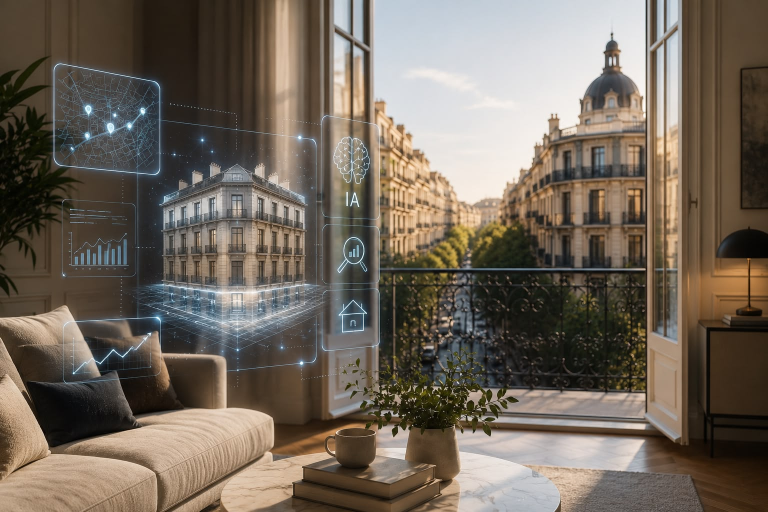
#> input picture email-banners/quien-es-sophiq-ia-hero.jpg, 1536 x 1024 px, found by its file name (shown at 1/2 size)
$ python build-quien-es-sophiq-ai-badge-en.py
#> lines starting #> are read from the running program, lines starting #| are printed output that depends on the picture; after the words box and inside, x2 and y2 are one past the last pixel; in counts of white or black regions, pixels touching at a corner belong together
"""Genera quien-es-sophiq-ia-hero-en.jpg: el badge "IA" del holograma pasa a "AI".

No se re-tipografia nada. Las dos letras son las mismas, solo cambia el orden,
asi que se extrae la mascara de opacidad de cada glifo (diferencia entre el
original y el panel reconstruido) y se vuelven a componer intercambiadas. Se
conserva el trazo exacto, el antialias y el brillo del original.

Medido sobre el original (1200x675): tinta del badge en x 907-924, y 253-272.
Palo de la "I" en x 907-908, "A" en x 913-924, hueco entre letras de 4 px.
"AI" recompone la A en 907-918 y la I en 923-924: mismo ancho total y mismo
hueco.
"""
from PIL import Image
import numpy as np
import cv2

SRC = '/Users/laraciordia/Claude/repos/sophiq-assets/email-banners/quien-es-sophiq-ia-hero.jpg'
DST = '/Users/laraciordia/Claude/repos/sophiq-assets/email-banners/quien-es-sophiq-ia-hero-en.jpg'

ROI = (900, 246, 932, 280)         # x0, y0, x1, y1
GLYPH_I = (907, 909)               # [x0, x1)
GLYPH_A = (913, 925)
SHIFT_A = -6                       # A: 913-924 -> 907-918
SHIFT_I = +16                      # I: 907-908 -> 923-924

im = Image.open(SRC).convert('RGB')
#> im is the input picture: PIL image 1536x1024 RGB; mean R, G, B 113.5, 102.9, 91
orig = np.asarray(im).astype(float)
lum = orig.sum(2) / 3
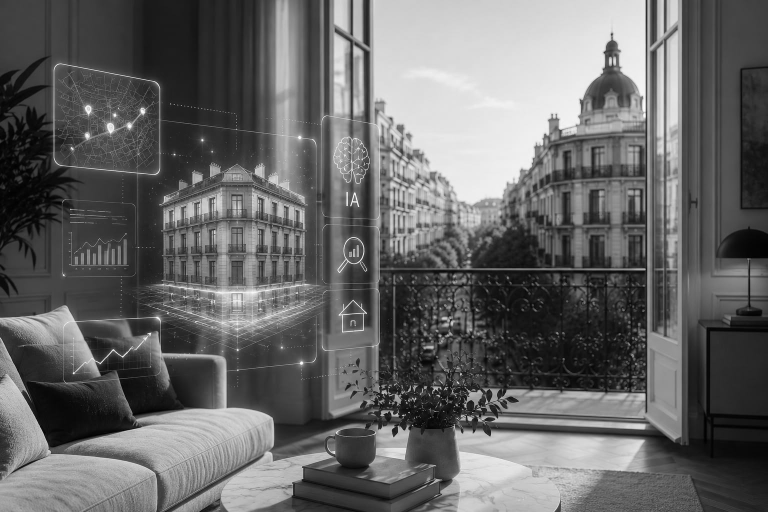
#> lum: shape (1024, 1536) float64 (shown at 1/2 size); min 0.333, max 255, mean 102.5

# ---- 1. Panel limpio, sin las letras ------------------------------------
mask = np.zeros(lum.shape, np.uint8)
x0, y0, x1, y1 = ROI
sub = lum[y0:y1, x0:x1]
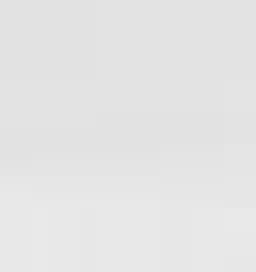
#> sub: shape (34, 32) float64 (shown 8 times larger); min 226, max 233.7, mean 228.7
mask[y0:y1, x0:x1] = (sub > 145).astype(np.uint8) * 255
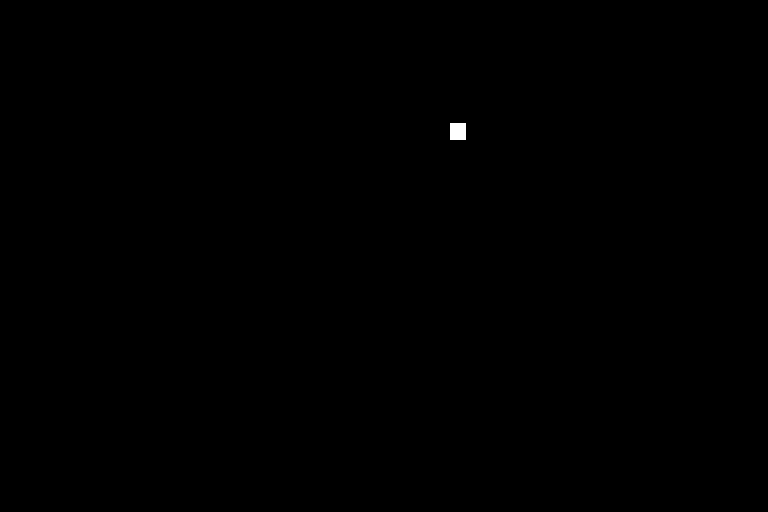
#> mask: shape (1024, 1536) (shown at 1/2 size); 0.07% white; 1 white region, box (x1, y1, x2, y2) and area: (900, 246, 932, 280) 1088
mask = cv2.dilate(mask, np.ones((3, 3), np.uint8), iterations=2)
#> mask: shape (1024, 1536); 0.09% white; 1 white region, box (x1, y1, x2, y2) and area: (898, 244, 934, 282) 1368
keep = np.zeros_like(mask); keep[y0:y1, x0:x1] = 255
mask = cv2.bitwise_and(mask, keep)
bgr = cv2.cvtColor(np.asarray(im), cv2.COLOR_RGB2BGR)
clean_bgr = cv2.inpaint(bgr, mask, 5, cv2.INPAINT_TELEA)
clean = cv2.cvtColor(clean_bgr, cv2.COLOR_BGR2RGB).astype(float)
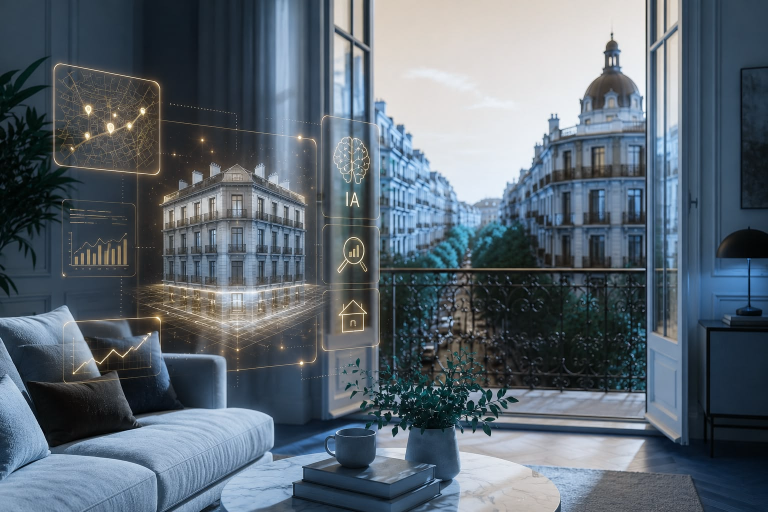
#> clean: shape (1024, 1536, 3) float64 (shown at 1/2 size); mean B, G, R 113.5, 102.9, 91

# ---- 2. Opacidad de cada glifo -----------------------------------------
clean_lum = clean.sum(2) / 3
alpha = np.clip((lum - clean_lum) / np.maximum(255.0 - clean_lum, 1.0), 0, 1)
alpha[alpha < 0.06] = 0            # el ruido del JPEG fuera de la letra

# color del trazo: media de los pixeles mas opacos
sel = alpha > 0.6
#> sel: shape (1024, 1536) bool; every value is 0
glyph_color = orig[sel].mean(0)
#> glyph_color = [nan, nan, nan]
print('color del trazo:', glyph_color.round(1), ' pixeles opacos:', int(sel.sum()))
#| color del trazo: [nan nan nan]  pixeles opacos: 0

# ---- 3. Recomponer AI ---------------------------------------------------
out = clean.copy()
new_alpha = np.zeros_like(alpha)
for (gx0, gx1), shift in [(GLYPH_A, SHIFT_A), (GLYPH_I, SHIFT_I)]:
    band = alpha[y0:y1, gx0:gx1]
    new_alpha[y0:y1, gx0 + shift:gx1 + shift] = np.maximum(
        new_alpha[y0:y1, gx0 + shift:gx1 + shift], band)

a3 = new_alpha[:, :, None]
out = out * (1 - a3) + glyph_color[None, None, :] * a3
#> out: shape (1024, 1536, 3) float64; every value is NaN or infinite
res = Image.fromarray(np.clip(out, 0, 255).astype(np.uint8))
#> res: PIL image 1536x1024 RGB; every value is 0
res.save(DST, quality=94, subsampling=0)
print('escrito', DST, res.size)
#| escrito /Users/laraciordia/Claude/repos/sophiq-assets/email-banners/quien-es-sophiq-ia-hero-en.jpg (1536, 1024)

# ---- 4. Comprobacion ----------------------------------------------------
a2 = np.asarray(res).astype(int); l2 = a2.sum(2) / 3
#> after `a2 = np.asarray(res).astype(int)`: a2: shape (1024, 1536, 3) int64; every value is 0
#> after `l2 = a2.sum(2) / 3`: l2: shape (1024, 1536) float64; every value is 0
m = l2[y0:y1, x0:x1] > 145
#> m: shape (34, 32) bool; every value is 0
xs = np.where(m.sum(0) > 0)[0]; ys = np.where(m.sum(1) > 0)[0]
#> after `xs = np.where(m.sum(0) > 0)[0]`: xs = empty array
#> after `ys = np.where(m.sum(1) > 0)[0]`: ys = empty array
#> (the run stopped early here; a loop or call above may not have finished)

$ run again, with email-banners/alc147-hero-email.jpg copied over email-banners/quien-es-sophiq-ia-hero.jpg
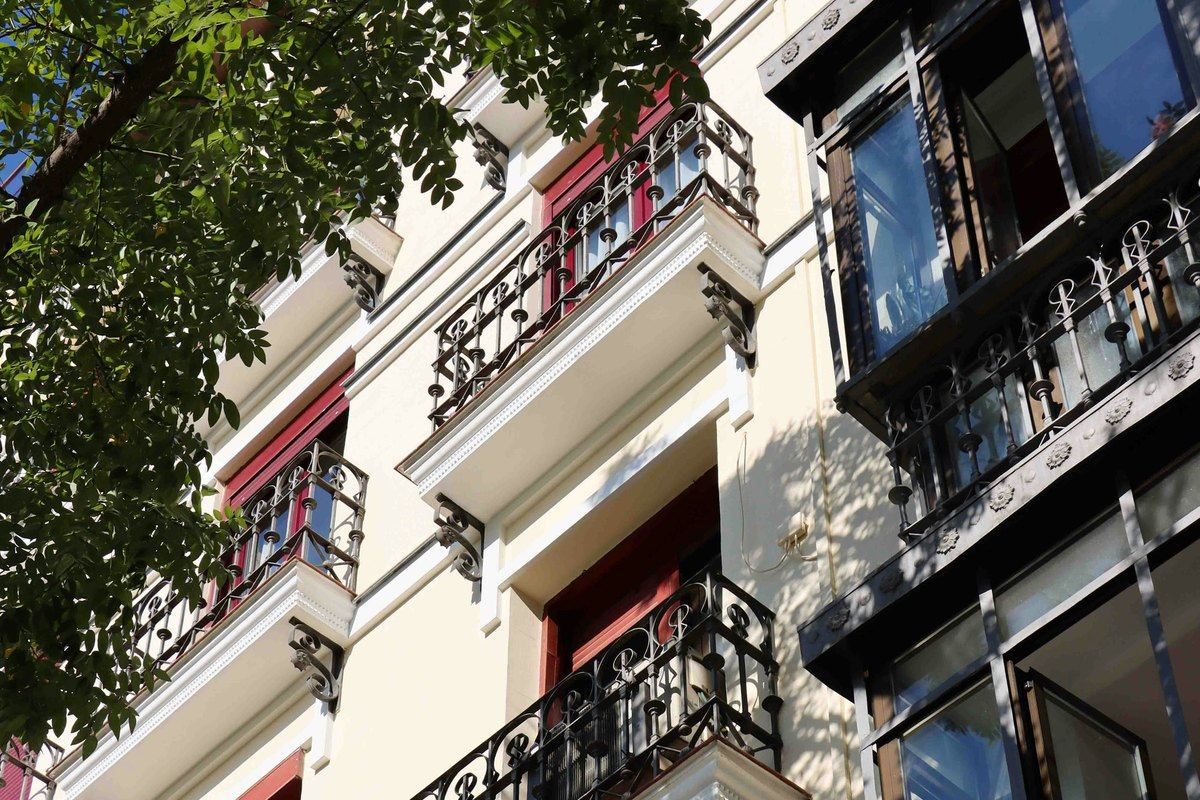
#> input picture email-banners/alc147-hero-email.jpg, 1200 x 800 px, found by its file name
#> im is the input picture: PIL image 1200x800 RGB; mean R, G, B 105.3, 102.6, 92.6
#> `lum = orig.sum(2) / 3`:
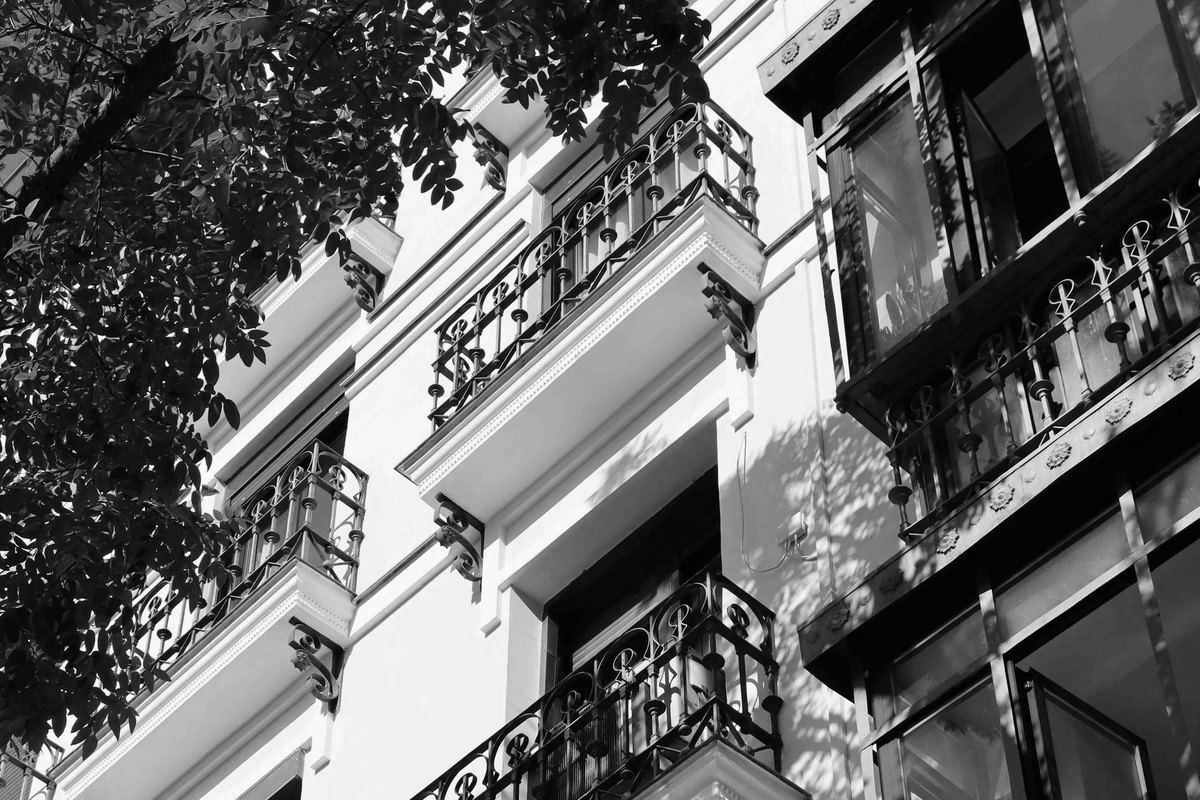
#> lum: shape (800, 1200) float64; min 0, max 255, mean 100.2
#> `clean = cv2.cvtColor(clean_bgr, cv2.COLOR_BGR2RGB).astype(float)`:
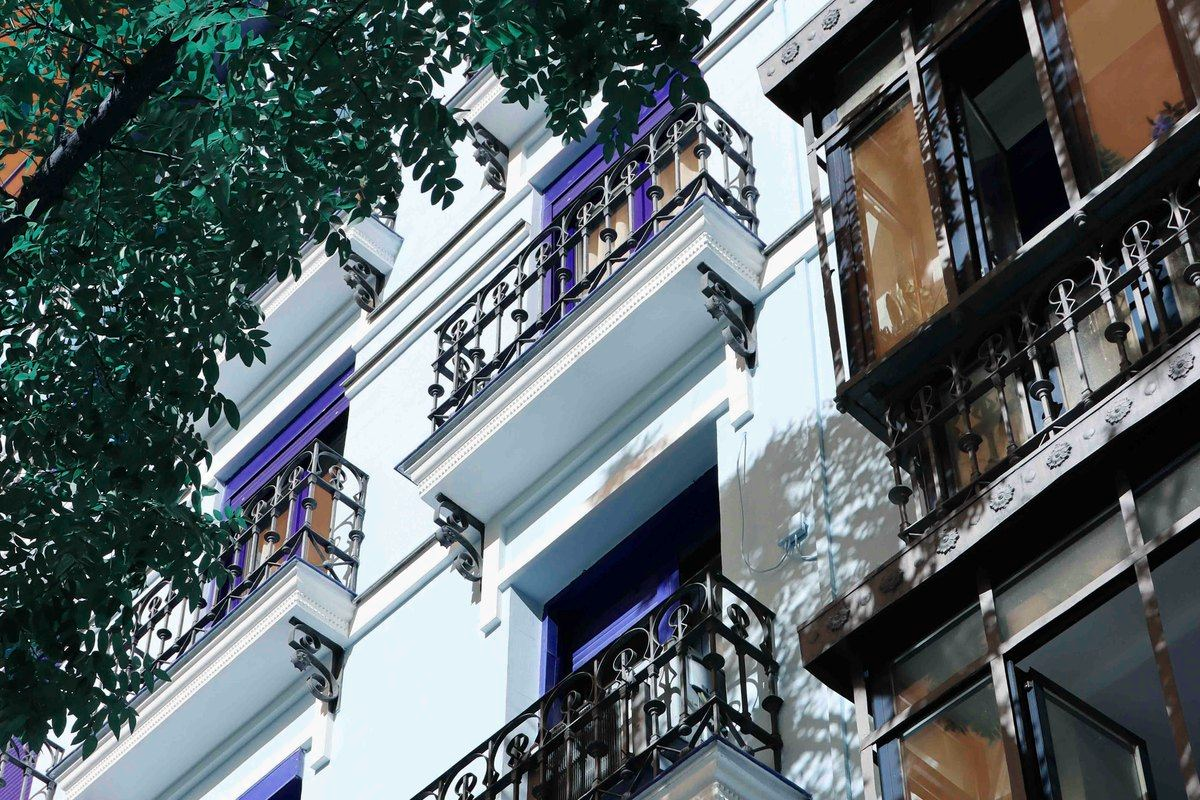
#> clean: shape (800, 1200, 3) float64; mean B, G, R 105.3, 102.6, 92.6
#> sel: shape (800, 1200) bool; every value is 0
#> glyph_color = [nan, nan, nan]
#| color del trazo: [nan nan nan]  pixeles opacos: 0
#> out: shape (800, 1200, 3) float64; every value is NaN or infinite
#> res: PIL image 1200x800 RGB; every value is 0
#| escrito /Users/laraciordia/Claude/repos/sophiq-assets/email-banners/quien-es-sophiq-ia-hero-en.jpg (1200, 800)
#> a2: shape (800, 1200, 3) int64; every value is 0
#> l2: shape (800, 1200) float64; every value is 0
#> m: shape (34, 32) bool; every value is 0
#> xs = empty array

$ run again, with email-banners/datos-mercado-madrid-hero.jpg copied over email-banners/quien-es-sophiq-ia-hero.jpg
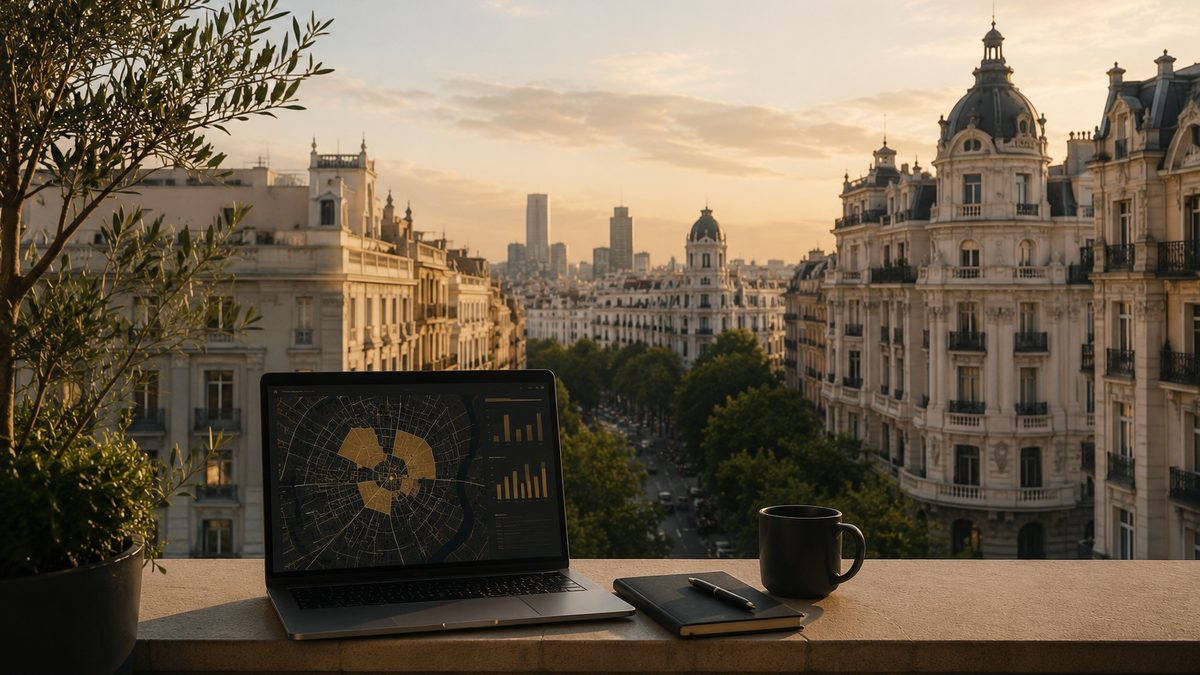
#> input picture email-banners/datos-mercado-madrid-hero.jpg, 1200 x 675 px, found by its file name
#> im is the input picture: PIL image 1200x675 RGB; mean R, G, B 110.5, 96.6, 78.1
#> `lum = orig.sum(2) / 3`:
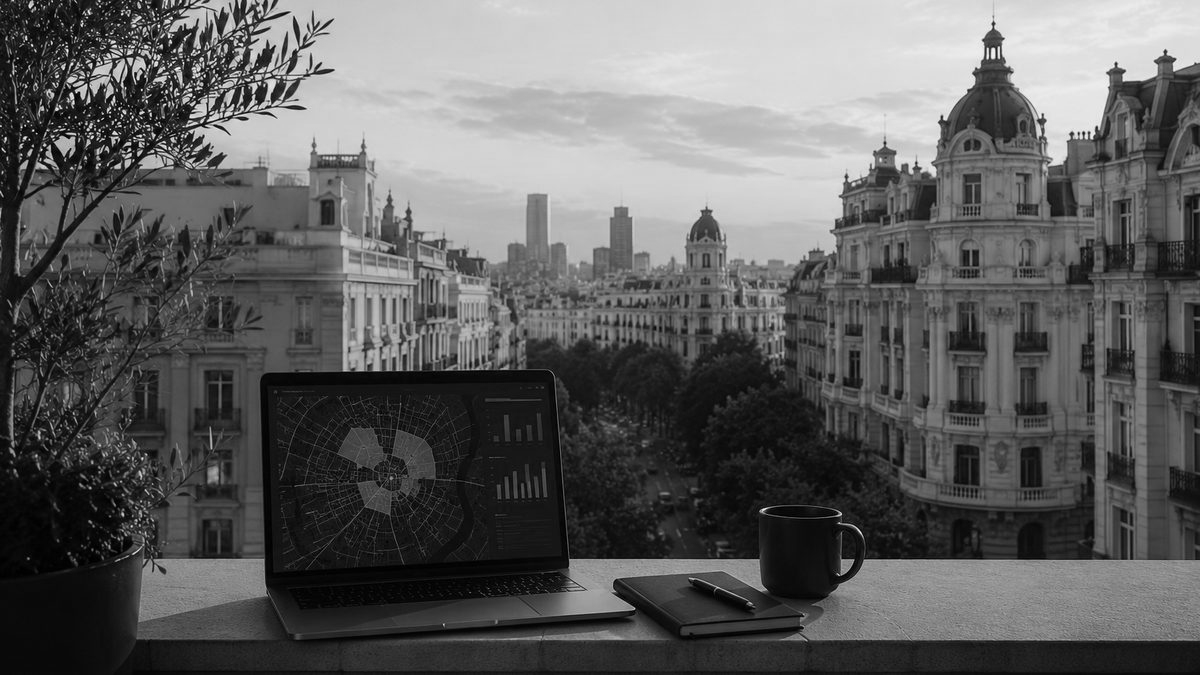
#> lum: shape (675, 1200) float64; min 0, max 250, mean 95.1
#> `sub = lum[y0:y1, x0:x1]`:
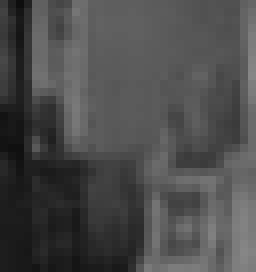
#> sub: shape (34, 32) float64 (shown 8 times larger); min 13.33, max 134, mean 75.9
#> mask: shape (675, 1200); every value is 0
#> alpha: shape (675, 1200) float64; every value is 0
#> glyph_color = [nan, nan, nan]
#| color del trazo: [nan nan nan]  pixeles opacos: 0
#> out: shape (675, 1200, 3) float64; every value is NaN or infinite
#> res: PIL image 1200x675 RGB; every value is 0
#| escrito /Users/laraciordia/Claude/repos/sophiq-assets/email-banners/quien-es-sophiq-ia-hero-en.jpg (1200, 675)
#> a2: shape (675, 1200, 3) int64; every value is 0
#> m: shape (34, 32) bool; every value is 0
#> xs = empty array
